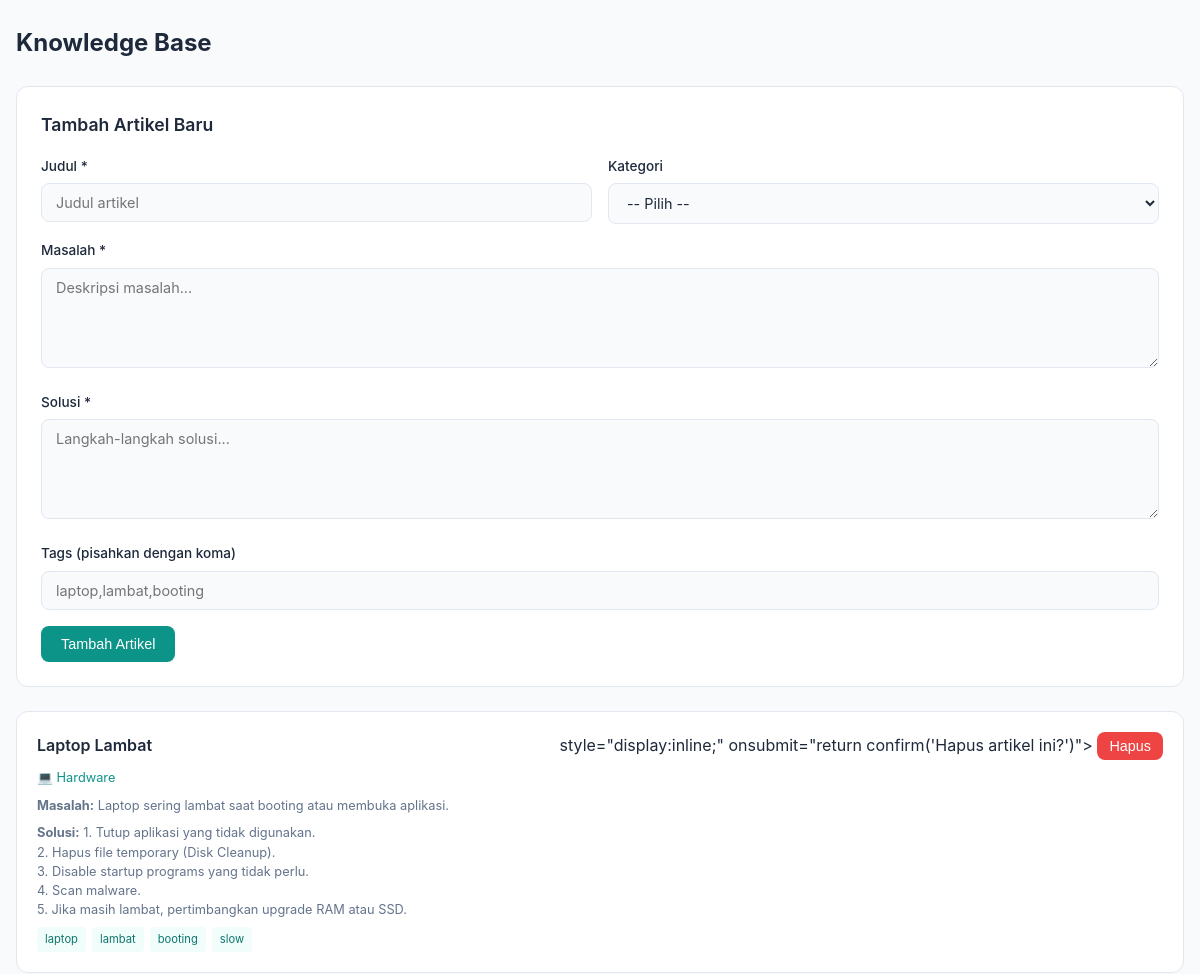
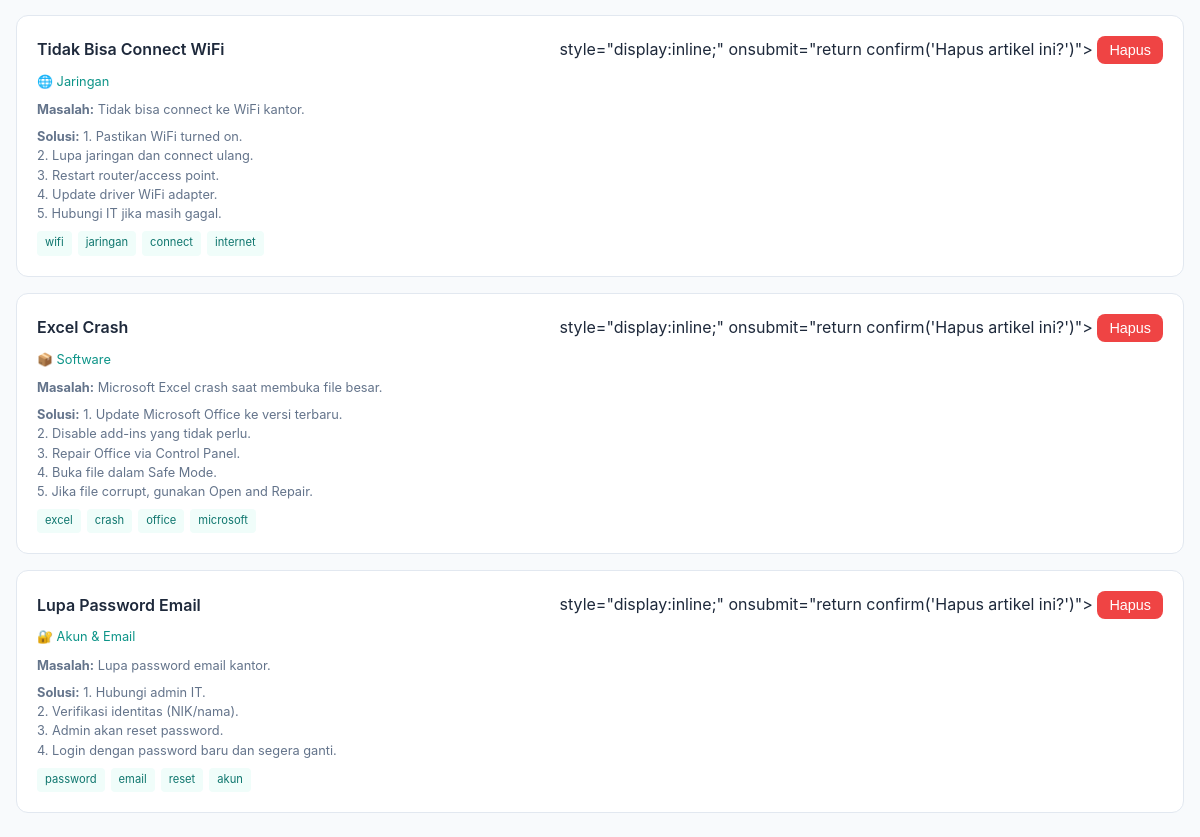
Before: /admin/knowledge (signed in) with the older database file (2 pictures, top to bottom).
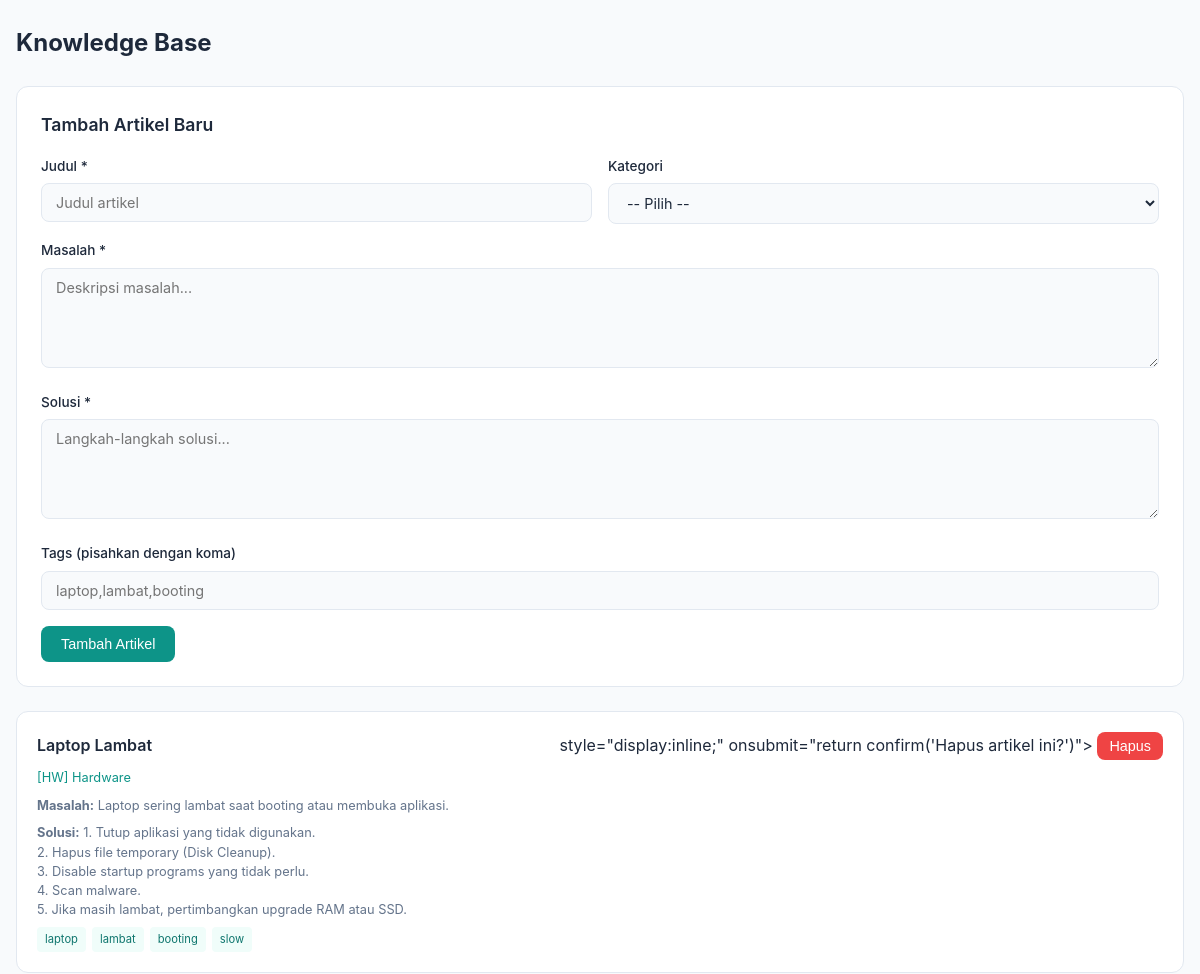
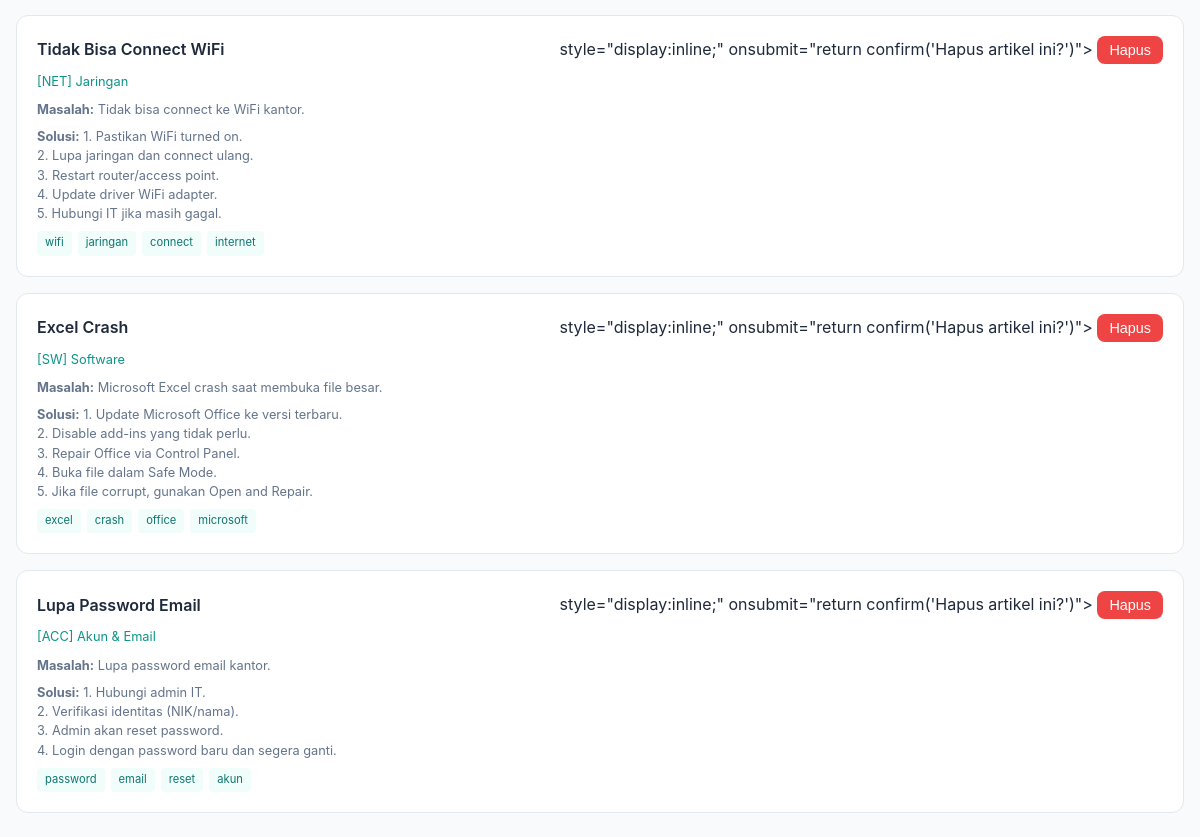
After: the same page with the newer database file (2 pictures, top to bottom).
### tables this page shows
CREATE TABLE IF NOT EXISTS knowledge_base (
    id INT AUTO_INCREMENT PRIMARY KEY,
    id_category INT DEFAULT NULL,
    judul VARCHAR(255) NOT NULL,
    masalah TEXT NOT NULL,
    solusi TEXT NOT NULL,
    tags VARCHAR(255),
    created_at TIMESTAMP DEFAULT CURRENT_TIMESTAMP,
    updated_at TIMESTAMP DEFAULT CURRENT_TIMESTAMP ON UPDATE CURRENT_TIMESTAMP,
    FOREIGN KEY (id_category) REFERENCES categories(id) ON DELETE SET NULL
);

CREATE TABLE IF NOT EXISTS categories (
    id INT AUTO_INCREMENT PRIMARY KEY,
    nama VARCHAR(100) NOT NULL,
    deskripsi TEXT,
    icon VARCHAR(50) DEFAULT '',
    created_at TIMESTAMP DEFAULT CURRENT_TIMESTAMP
);

### controllers/admin/knowledge/index.php (called while the page is built, shortened)
<?php
$db = App::resolve(Database::class);
$articles = $db->query(
    'SELECT kb.*, c.nama AS kategori_nama, c.icon AS kategori_icon
     FROM knowledge_base kb
     LEFT JOIN categories c ON kb.id_category = c.id
     ORDER BY kb.created_at DESC'
)->getAll();
$categories = $db->query('SELECT * FROM categories ORDER BY nama')->getAll();
view('dashboard_admin/knowledge/index.view.php', [
    'css' => 'dashboard.css',
    'title' => 'Knowledge Base - TiketIT',
    'articles' => $articles,
    'categories' => $categories,
]);

### public/index.php (called while the page is built, shortened)
<?php
require BASE_PATH.'Core/functions.php';
spl_autoload_register(function ($class) {
    $class = str_replace('\\', DIRECTORY_SEPARATOR, $class);
});
require base_path('bootstrap.php');
$router = new \Core\Router();
$uri = parse_url($_SERVER['REQUEST_URI'])['path'];
$method = $_POST['_method'] ?? $_SERVER['REQUEST_METHOD'];
$router->route($uri, $method);

### Core/App.php (called while the page is built, shortened)
<?php
class App
{
    protected static $container;
    public static function setContainer($container)
    {
        static::$container = $container;
    }
    public static function container()
    {
        return static::$container;
    }
    public static function resolve($key)
    {
        return static::container()->resolve($key);
    }
}

### Core/Container.php (called while the page is built, shortened)
<?php
class Container
{
    protected $bindings = [];
    public function bind($key, $resolver)
    {
        $this->bindings[$key] = $resolver;
    }
    public function resolve($key)
    {
        $resolver = $this->bindings[$key];
        return call_user_func($resolver);
    }
}

### config.php (called while the page is built, shortened)
<?php
$config = [
    'database' => [
        'host' => getenv('DB_HOST') ?: 'localhost',
        'port' => getenv('DB_PORT') ?: 3306,
        'dbname' => getenv('DB_NAME') ?: 'tiketit',
        'charset' => 'utf8mb4',
        'username' => getenv('DB_USER') ?: 'root',
        'password' => getenv('DB_PASS') ?: '',
    ],
    'app' => [
        'name' => 'TiketIT',
        'version' => '1.0.0',
        'timezone' => 'Asia/Jakarta',
    ],
];
$local = __DIR__ . '/config.local.php';
return $config;

### bootstrap.php (called while the page is built, shortened)
<?php
$container = new Container();
$container->bind('Core\Database', function () {
    $config = require base_path('config.php');
    return new Database(
        $config['database'],
        $config['database']['username'] ?? 'root',
        $config['database']['password'] ?? ''
    );
});

### Core/Database.php (called while the page is built, shortened)
<?php
class Database
{
    public $connection;
    public $statement;
    public function __construct($config, $username = 'root', $password = '')
    {
        $dsn = 'mysql:' . http_build_query($config, '', ';');
        $this->connection = new PDO($dsn, $username, $password, [
           PDO::ATTR_DEFAULT_FETCH_MODE => PDO::FETCH_ASSOC
        ]);
    }
    public function query($query, $params = [])
    {
        $this->statement = $this->connection->prepare($query);
        $this->statement->execute($params);
        return $this;
    }
    public function getAll()
    {
        return $this->statement->fetchAll();
    }
}

### Core/Auth.php (called while the page is built, shortened)
<?php
class Auth
{
    public static function generateCsrfToken()
    {
        return $_SESSION['csrf_token'];
    }
}

### views/dashboard_admin/knowledge/index.view.php (the view, shortened to what the changed rows need)
<?php require base_path('views/partials/head.php') ?>
<div class="dashboard-container">
    <div class="page-header">
        <h1>Knowledge Base</h1>
    </div>
    <div class="form-card mb-6">
        <h3>Tambah Artikel Baru</h3>
        <form action="/admin/knowledge/store" method="POST">
            <div class="form-row">
                <div class="form-group">
                    <label for="judul">Judul *</label>
                    <input type="text" id="judul" name="judul" required placeholder="Judul artikel">
                </div>
                <div class="form-group">
                    <label for="id_category">Kategori</label>
                    <select id="id_category" name="id_category">
                        <option value="">-- Pilih --</option>
                    </select>
                </div>
            </div>
            <div class="form-group">
                <label for="masalah">Masalah *</label>
                <textarea id="masalah" name="masalah" rows="3" required placeholder="Deskripsi masalah..."></textarea>
            </div>
            <div class="form-group">
                <label for="solusi">Solusi *</label>
                <textarea id="solusi" name="solusi" rows="4" required placeholder="Langkah-langkah solusi..."></textarea>
            </div>
            <div class="form-group">
                <label for="tags">Tags (pisahkan dengan koma)</label>
                <input type="text" id="tags" name="tags" placeholder="laptop,lambat,booting">
            </div>
            <button type="submit" class="btn-primary">Tambah Artikel</button>
        </form>
    </div>
    <?php if (empty($articles)): ?>
        <div class="empty-state">
            <div class="empty-icon"></div>
            <p>Belum ada artikel.</p>
        </div>
    <?php else: ?>
        <div class="kb-admin-list">
            <?php foreach ($articles as $article): ?>
            <div class="kb-admin-card">
                <div class="kb-admin-header">
                    <h3><?= htmlspecialchars($article['judul']) ?></h3>
                    <form action="/admin/knowledge/delete" method="POST"
                        <?= csrf_field() ?> style="display:inline;" onsubmit="return confirm('Hapus artikel ini?')">
                        <button type="submit" class="btn-danger btn-sm">Hapus</button>
                    </form>
                </div>
                <p class="kb-cat"><?= $article['kategori_icon'] ?? '' ?> <?= htmlspecialchars($article['kategori_nama'] ?? 'Umum') ?></p>
                <p class="kb-masalah"><strong>Masalah:</strong> <?= nl2br(htmlspecialchars($article['masalah'])) ?></p>
                <p class="kb-solusi"><strong>Solusi:</strong> <?= nl2br(htmlspecialchars($article['solusi'])) ?></p>
                <?php if ($article['tags']): ?>
                <div class="kb-tags">
                    <?php foreach (explode(',', $article['tags']) as $tag): ?>
                        <span class="tag"><?= htmlspecialchars(trim($tag)) ?></span>
                    <?php endforeach; ?>
                </div>
                <?php endif; ?>
            </div>
            <?php endforeach; ?>
        </div>
    <?php endif; ?>
</div>
<?php require base_path('views/partials/foot.php') ?>

### Core/Router.php (shortened to what the changed rows need)
<?php
class Router
{
    protected $routes = [];
    public function add($method, $uri, $controller)
    {
        $this->routes[] = [
            'uri' => $uri,
            'controller' => $controller,
            'method' => $method
        ];
    }
    public function route($uri, $method)
    {
        foreach ($this->routes as $route) {
            if ($route['uri'] === $uri && $route['method'] === strtoupper($method)) {
                return require base_path($route['controller']);
            }
        }
    }
}

Changed rows visible on the page:
changed through a linked row, knowledge_base "Laptop Lambat": id_category.icon "💻" → "[HW]"
changed through a linked row, knowledge_base "Tidak Bisa Connect WiFi": id_category.icon "🌐" → "[NET]"
changed through a linked row, knowledge_base "Excel Crash": id_category.icon "📦" → "[SW]"
changed through a linked row, knowledge_base "Lupa Password Email": id_category.icon "🔐" → "[ACC]"
